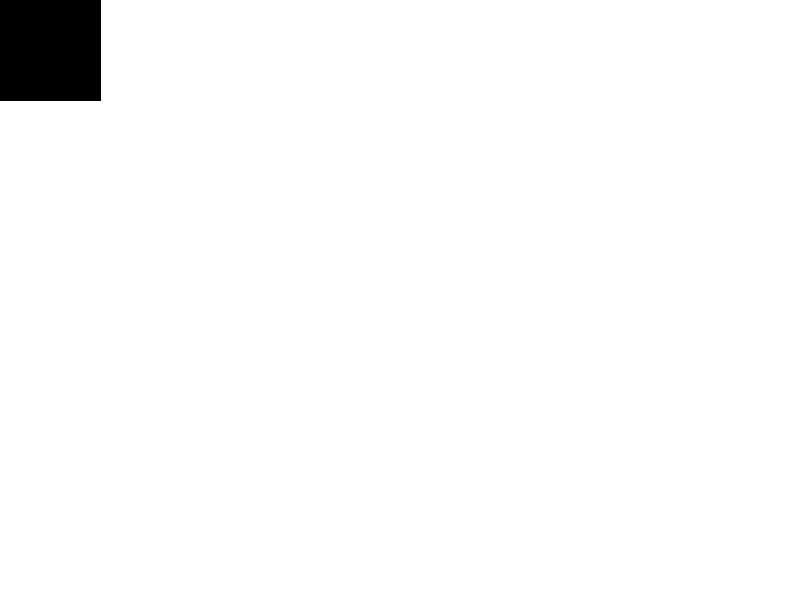
Frame 1 (no input)
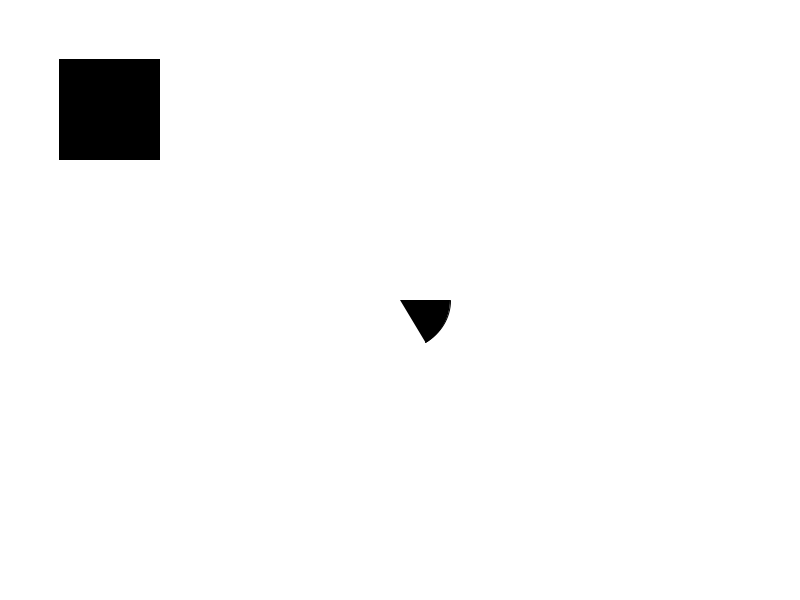
Frame 60 (the mouse pressed at the canvas centre just before this capture)
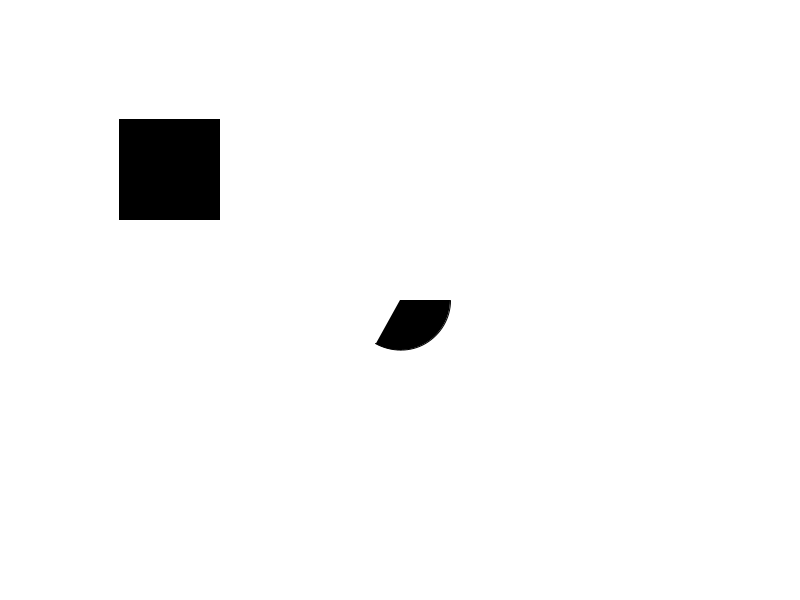
Frame 120 (the mouse held since frame 60 and released just before this capture)

The Processing sketch that drew these frames (run headless with seeded random() and noise(); from frame 60 on, the mouse is pressed at the canvas centre):

// Processing sketch: Lesson03
// ── Lesson03.pde
// Lesson 03 "Animated Shapes"
//   introduction of use of variables


// declaration of variables
int a;    // integer
float b;  // float point

void setup() {
  size(800, 600);
  smooth();
  a = 0;
  b = 0;
}

void draw() {
  background(255);
  fill(0, 0, 0);

  // draw shapes using variables to decide positions
  rect(a, a, 100, 100);
  arc(400, 300, 100, 100, 0, b);
  
  // substitution
  a = a + 1;
  b = b + TWO_PI/360;
}
